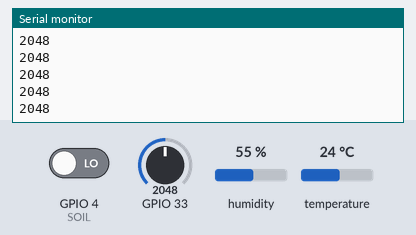
Recording of a sketch running on a simulated ESP32-S3. Parts: the last lines printed to the serial monitor. The test bench sets the inputs (shaded band); at power-on: GPIO 33 = 2048, GPIO 4 (SOIL) LOW, humidity 55 %, temperature 24 °C. Random numbers use the default seed unless the sketch sets one.

Above: at 3.0 s.
3.1 s: GPIO 33 set to 2866
At 3.87 s:
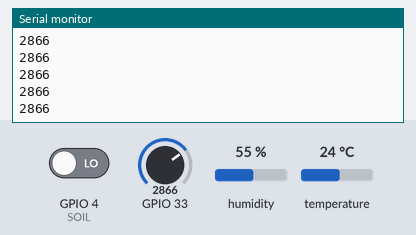
4.6 s: GPIO 33 set to 3603
At 5.9 s:
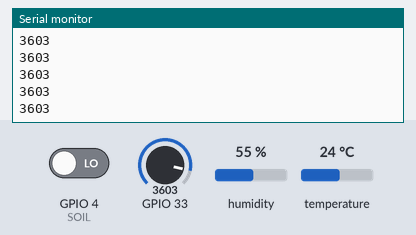
Timing chart, 0 to 7.6 s (numbered marks = the images above; inputs shaded):
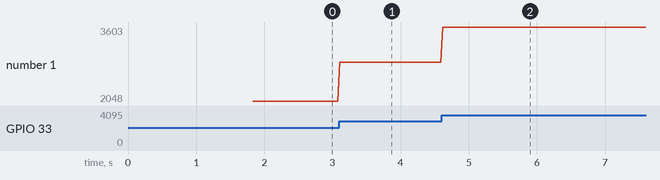

Measured:
- after the input at 3.1 s, the serial monitor: prints a new line at once (image 1)
- after the input at 4.6 s, the serial monitor: prints a new line at once (image 2)
- plotted number 1: 2048 → 2866 after the input at 3.1 s, 2866 → 3603 after the input at 4.6 s

The sketch:

Edgent_ESP32.ino
```cpp
#include <Adafruit_NeoPixel.h>
#define PIN 15	 // Pin data yang digunakan neopixel
#define NUMPIXELS 30 // jumlah neopixel yang digunakan
Adafruit_NeoPixel pixels = Adafruit_NeoPixel(NUMPIXELS, PIN, NEO_GRB + NEO_KHZ800);


// water level
// const int pinSensor = 17;
// #define pinSensor 2
// const int RELAY_SOIL = 1;

// const int SOIL = 0;
#define SOIL 4

#define BLYNK_TEMPLATE_ID "TMPLEBdmy-W1"
#define BLYNK_DEVICE_NAME "GromeTemplateESP32"

#define BLYNK_FIRMWARE_VERSION        "0.1.0"

#define BLYNK_PRINT Serial
//#define BLYNK_DEBUG

#define APP_DEBUG

// Uncomment your board, or configure a custom board in Settings.h
//#define USE_WROVER_BOARD
//#define USE_TTGO_T7
// #define USE_ESP32C3_DEV_MODULE
#define USE_ESP32S2_DEV_KIT


// dht11
#include "DHT.h"
#define DHTPIN 19
#define DHTTYPE DHT11
#define RELAY_DHT  5
DHT dht(DHTPIN, DHTTYPE);

#include "BlynkEdgent.h"

// inisiasi variabel yang digunakan ledStrip
int red;
int green;
int blue;

// soil measurement
int water;
// int waterLevel;
// int waterValue;
// waterlevel
// int nilaiSensor = 0 ;
// int hasil = 0 ;
// double tinggiAir;

double set_airHumidity;
double set_soilHumidity;
double set_temperature;

double get_airHumidity;
double get_soilHumidity;
double get_temperature;
// int get_waterLevel;

void ledStrip(int r = -1, int g = -1, int b = -1){
  if(r == -1 && g == -1 && b == -1){
    r = random(0, 255);
    g = random(0, 255);
    b = random(0, 255);
  }
  for (int i=0; i < NUMPIXELS; i++) {
    pixels.setPixelColor(i, pixels.Color(r, g, b));
    pixels.show();
    // delay(100);
  }
}
double SoilMeasurement(){
  double water = digitalRead(SOIL);  // reading the coming signal from the soil sensor

  // if(water == HIGH) // if water level is full then cut the relay
  // {
  // digitalWrite(3,LOW); // low is to cut the relay
  // }
  // else
  // {
  // digitalWrite(3,HIGH); //high to continue proving signal and water supply
  // }
  // Serial.println(water);
  return water;
}

// int waterLevel(){
  // int nilaiSensor = analogRead(2);
  // int hasil = map(nilaiSensor, 0, 1023, 0, 255);


  // Serial.print("Nilai Sensor=");
  // Serial.print(nilaiSensor);
  // Serial.print("\t Tinggi Air = ");
  // Serial.print(hasil);

  // int tinggiAir = hasil*4/255;
  // Serial.print("\t Tinggi Air = ");
  // Serial.print(tinggiAir);
  // delay(5000);
  // return tinggiAir;
  // return nilaiSensor;
// }
double readAairHumidity(){
  double h = dht.readHumidity();

  if (isnan(h) ){
    Serial.println("Pembacaan gagal");
    return 0;
    }
    // Serial.print("Kelembapan");
    // Serial.print(h);
  return h;
  }

double readTemmperature(double setPoint){
  float t = dht.readTemperature();

  if (isnan(t) ){
    Serial.println("Pembacaan gagal");
    return 0;
    }
    // Serial.print("Suhu: ");
    // Serial.print(t);
    // Serial.print(" * C ");

  //    if (isnan(t)) {
  //   Serial.println("Failed to read from DHT sensor!");
  // } else {
  //   if(t  > setPoint){
  //     Serial.println("The fan is turned on");
  //     digitalWrite(RELAY_DHT, HIGH); // turn on
  //   } else if(t < setPoint-2){
  //     Serial.println("The fan is turned off");
  //     digitalWrite(RELAY_DHT, HIGH); // turn on
  //   }
  // }
  return t;
}

// mengambil data dari virtual pin blynk (v0) dan mengcasting nilainya menjadi integer lalu memasukannya ke variable red (setpoint red)
BLYNK_WRITE(V0){
  red = param.asInt();
}
// mengambil data dari virtual pin blynk (v1) dan mengcasting nilainya menjadi integer lalu memasukannya ke variable green (setpoint green)
BLYNK_WRITE(V1){
  green = param.asInt();
}
// mengambil data dari virtual pin blynk (v2) dan mengcasting nilainya menjadi integer lalu memasukannya ke variable blue (setpoint blue)
BLYNK_WRITE(V2){
  blue = param.asInt();
}
// setpoint airHumidity
BLYNK_WRITE(V3){
  set_airHumidity = param.asDouble();
}
// setpoint soilHumidity
BLYNK_WRITE(V4){
  set_soilHumidity = param.asDouble();
}
// setpoint temperature
BLYNK_WRITE(V5){
  set_temperature = param.asDouble();
}

void setup()
{
  Serial.begin(9600);
  // delay(100);

// harus dibenahi
  // pinMode(RELAY_SOIL,OUTPUT); //output pin for relay board, this will sent signal to the relay
  pinMode(SOIL,INPUT); //input pin coming from soil sensor
  pinMode(2,INPUT);
  // dht11
  dht.begin();

  BlynkEdgent.begin();
}

void loop() {
  BlynkEdgent.run();
  get_airHumidity = readAairHumidity();
  get_soilHumidity = SoilMeasurement();
  get_temperature = readTemmperature(set_temperature);
  int waterValue = analogRead(33);
  // get_waterLevel = waterLevel();


  // pembacaan sensor airHumidity ditampilkan ke blynk
  Blynk.virtualWrite(V6, get_airHumidity);
  // pembacaan sensor soilHumidity ditampilkan ke blynk
  Blynk.virtualWrite(V7, get_soilHumidity);
  // pembacaan sensor temperature ditampilkan ke blynk
  Blynk.virtualWrite(V8, get_temperature);
  // pembacaan sensor water level ditampilkan ke blynk
  Blynk.virtualWrite(V9, waterValue);

  // Serial.println("waterLevel");
  // Serial.println(123456);
  Serial.println(waterValue);

  // Serial.println(get_waterLevel);

  // pembacaan sensor airHumidity ditampilkan ke blynk
  // Blynk.virtualWrite(V6, set_airHumidity);
  // pembacaan sensor soilHumidity ditampilkan ke blynk
  // Blynk.virtualWrite(V7, set_soilHumidity);
  // pembacaan sensor temperature ditampilkan ke blynk
  // Blynk.virtualWrite(V8, set_temperature);

  // mencetak nilai rgb ke serial monitor (boleh dihapus)
  // Serial.print(red);
  // Serial.print(",");

  // Serial.print(green);
  // Serial.print(",");

  // Serial.print(blue);
  // Serial.print("\n");

  // menyalakan led strip sesuai parameter rgb dari blynk
  ledStrip(red,green,blue);

}
```
